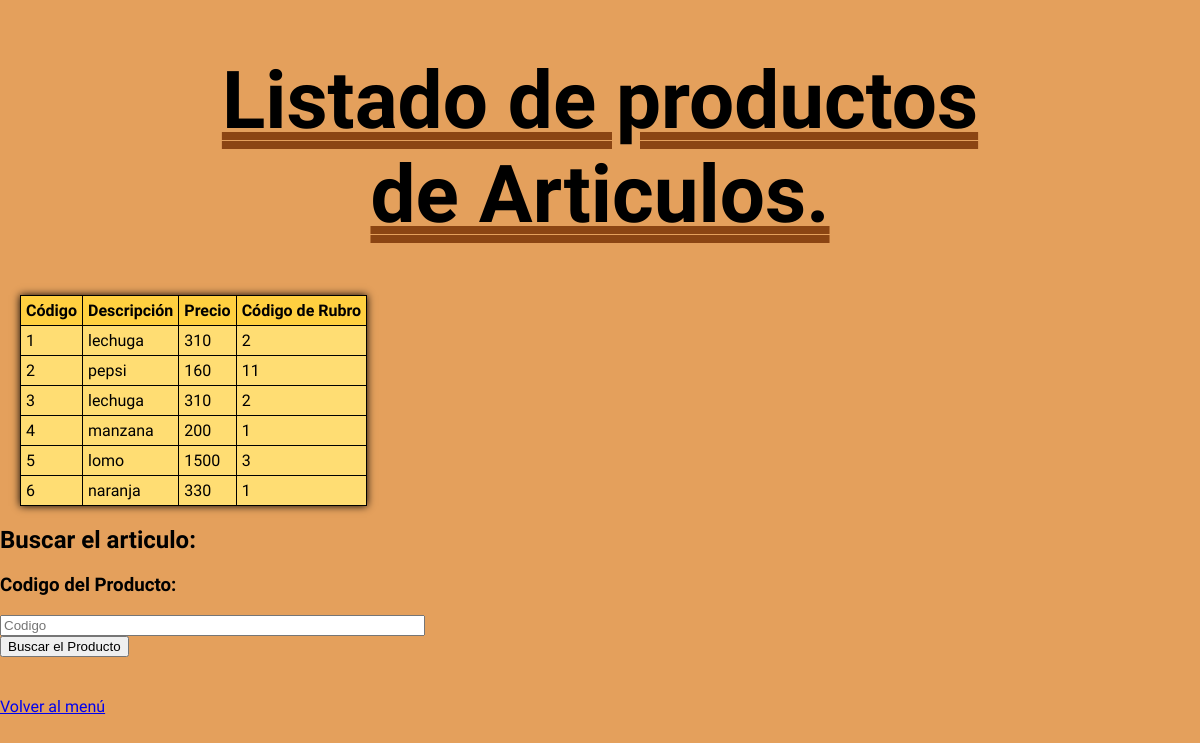
Page /busquedaVisualizar.php on the committed database.
### tables this page shows
CREATE TABLE `articulos` (
  `codigo` int(11) NOT NULL,
  `descripcion` varchar(50) NOT NULL,
  `precio` int(11) NOT NULL,
  `codigorubro` int(11) NOT NULL
);

### busquedaVisualizar.php (the view, shortened to what this page needs)
<?php require './estilos/templates/cabeza.php';
$con = mysqli_connect("localhost", "root", "", "comercio") or die("Error con la conexión");
$registros = mysqli_query($con, "SELECT codigo, descripcion, precio, codigorubro FROM articulos") or die(mysqli_error($con));
echo '<table class="tablalistado">';
echo '<tr><th>Código</th><th>Descripción</th><th>Precio</th><th>Código de Rubro</th></tr>';
while ($row = mysqli_fetch_array($registros)) {
    echo '<tr>';
    echo '<td>' . $row['codigo'] . '</td>';
    echo '<td>' . $row['descripcion'] . '</td>';
    echo '<td>' . $row['precio'] . '</td>';
    echo '<td>' . $row['codigorubro'] . '</td>';
    echo '</tr>';
}
?>
<link rel="stylesheet" href="./estilos/estilo.css">
</head>
<body>
    <h1>Listado de productos <br> de Articulos.</h1>
    <table class="tablalistado">
        <div>
            <form method="post">
                <h2> Buscar el articulo: </h2>
                <h3>Codigo del Producto:</h3>
                <input type="text" name="codigo" placeholder="Codigo" size="50" required>
                <br>
                <input type="submit" value="Buscar el Producto"> <br>
                <?php
                echo '</table>';
                ?>
        <a href="./index.php">Volver al menú</a>
</body>
</html>

### estilos/templates/cabeza.php (shortened to what this page needs)
<!DOCTYPE html>
<html lang="es">
<head>

### estilos/estilo.css (style rules this page uses)
html, body { width: 100%; height: 100%; padding: 0; margin: 0; font-family: "MedievalSharp", cursive; background-color: #e4a05c; }
h1 { text-align: center; text-decoration: double; text-decoration-line: underline; text-decoration-color: #8B4513; font-size: 5rem; }
.tablalistado { border-collapse: collapse; box-shadow: 0px 0px 8px #000; margin: 20px; }
.tablalistado th { border: 1px solid #000; padding: 5px; background-color: #ffd040; }
.tablalistado td { border: 1px solid #000; padding: 5px; background-color: #ffdd73; }

### rows in the picture
articulos: codigo "1", descripcion "lechuga", precio "310", codigorubro "2"
articulos: codigo "2", descripcion "pepsi", precio "160", codigorubro "11"
articulos: codigo "3", descripcion "lechuga", precio "310", codigorubro "2"
articulos: codigo "4", descripcion "manzana", precio "200", codigorubro "1"
articulos: codigo "5", descripcion "lomo", precio "1500", codigorubro "3"
articulos: codigo "6", descripcion "naranja", precio "330", codigorubro "1"
